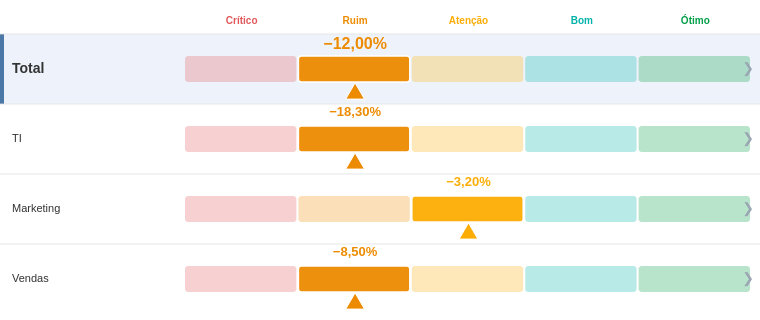

Specify this chart in Vega-Lite:
### Vega specification from a JSON file in a GitHub repository (floating-point values rounded to 4 significant figures)
{"$schema": "https://vega.github.io/schema/vega/v6.json", "description": "PROTÓTIPO (rev: scroll/nulos/nomes/rótulo) — igual ao Deneb, com width/height e dataset fictício embutido. TI tem muitos projetos (testa scroll) e um sem realização (testa nulo cinza). Testar em vega.github.io/editor.", "width": 760, "height": 320, "autosize": {"type": "none", "resize": true, "contains": "padding"}, "padding": {"left": 0, "right": 0, "top": 8, "bottom": 8}, "signals": [{"name": "totalWidth", "update": "width"}, {"name": "containerH", "update": "height"}, {"name": "labelWidth", "value": 185}, {"name": "nameW", "update": "min(240, totalWidth * 0.33)"}, {"name": "barAreaWidth", "update": "totalWidth - labelWidth - 8"}, {"name": "segW", "update": "barAreaWidth / 5"}, {"name": "headerH", "value": 26}, {"name": "rowH", "value": 70}, {"name": "barH", "value": 26}, {"name": "barOffY", "value": 22}, {"name": "topPad", "value": 58}, {"name": "bottomPad", "value": 10}, {"name": "viewportH", "update": "max(60, containerH - topPad - bottomPad)"}, {"name": "nChild", "update": "data('children').length"}, {"name": "projRowH", "update": "nChild > 0 ? clamp(viewportH / nChild, 30, 44) : 42"}, {"name": "barHt", "update": "min(26, projRowH - 14)"}, {"name": "contentH", "update": "nChild * projRowH"}, {"name": "maxScroll", "update": "max(0, contentH - viewportH)"}, {"name": "thumbH", "update": "max(24, viewportH * (viewportH / max(contentH, 1)))"}, {"name": "chartPad", "value": 80}, {"name": "chartLeft", "update": "nameW + chartPad"}, {"name": "chartRight", "update": "totalWidth - 100"}, {"name": "centerX", "update": "(chartLeft + chartRight) / 2"}, {"name": "divMax", "update": "data('childExtent').length ? data('childExtent')[0].maxAbs : 1"}, {"name": "currentNode", "value": null, "on": [{"events": "@areaRow:click", "update": "datum.Nome"}, {"events": "@backBtn:click", "update": "null"}]}, {"name": "scrollY", "value": 0, "on": [{"events": {"signal": "currentNode"}, "update": "0"}, {"events": {"signal": "nChild"}, "update": "0"}, {"events": {"type": "wheel", "consume": true, "filter": ["currentNode !== null"]}, "update": "clamp(scrollY + event.deltaY, 0, maxScroll)"}, {"events": "[@scrollThumb:pointerdown, window:pointerup] > window:pointermove", "update": "clamp(scrollY + event.movementY * (contentH / viewportH), 0, maxScroll)"}]}, {"name": "animMs", "value": 350}, {"name": "animStart", "value": 0, "on": [{"events": {"signal": "currentNode"}, "update": "now()"}]}, {"name": "tRaw", "value": 1, "on": [{"events": {"type": "timer", "throttle": 20}, "update": "animStart > 0 ? min((now() - animStart) / animMs, 1) : 1"}]}, {"name": "tEase", "update": "tRaw * (2 - tRaw)"}], "data": [{"name": "dataset", "values": [{"Nome": "Total", "Pai": null, "Nivel": 1, "Ordem": 0, "Desvio": -12.0, "Nota": 2, "Planejado": 2160, "Realizado": 2420}, {"Nome": "TI", "Pai": "Total", "Nivel": 2, "Ordem": 1, "Desvio": -18.3, "Nota": 2, "Planejado": 1000, "Realizado": 1183}, {"Nome": "Marketing", "Pai": "Total", "Nivel": 2, "Ordem": 2, "Desvio": -3.2, "Nota": 3, "Planejado": 410, "Realizado": 423}, {"Nome": "Vendas", "Pai": "Total", "Nivel": 2, "Ordem": 3, "Desvio": -8.5, "Nota": 2, "Planejado": 750, "Realizado": 814}, {"Nome": "Migração ERP Corporativo Global", "Pai": "TI", "Nivel": 3, "Ordem": 0, "Desvio": -28.0, "Nota": 1, "Planejado": 500, "Realizado": 640}, {"Nome": "Upgrade Wi-Fi", "Pai": "TI", "Nivel": 3, "Ordem": 0, "Desvio": -18.7, "Nota": 2, "Planejado": 80, "Realizado": 95}, {"Nome": "Data Lake", "Pai": "TI", "Nivel": 3, "Ordem": 0, "Desvio": -10.0, "Nota": 2, "Planejado": 300, "Realizado": 330}, {"Nome": "Helpdesk", "Pai": "TI", "Nivel": 3, "Ordem": 0, "Desvio": 18.3, "Nota": 4, "Planejado": 120, "Realizado": 98}, {"Nome": "Portal do Colaborador", "Pai": "TI", "Nivel": 3, "Ordem": 0, "Desvio": null, "Nota": null, "Planejado": 220, "Realizado": null}, {"Nome": "Segurança / SOC", "Pai": "TI", "Nivel": 3, "Ordem": 0, "Desvio": -7.0, "Nota": 3, "Planejado": 160, "Realizado": 171}, {"Nome": "Backup & DR", "Pai": "TI", "Nivel": 3, "Ordem": 0, "Desvio": 4.0, "Nota": 4, "Planejado": 90, "Realizado": 86}, {"Nome": "Licenças SaaS", "Pai": "TI", "Nivel": 3, "Ordem": 0, "Desvio": -12.0, "Nota": 2, "Planejado": 140, "Realizado": 157}, {"Nome": "Mobile App", "Pai": "TI", "Nivel": 3, "Ordem": 0, "Desvio": 9.0, "Nota": 4, "Planejado": 110, "Realizado": 100}, {"Nome": "Observabilidade", "Pai": "TI", "Nivel": 3, "Ordem": 0, "Desvio": -22.0, "Nota": 1, "Planejado": 75, "Realizado": 91}, {"Nome": "Rebranding", "Pai": "Marketing", "Nivel": 3, "Ordem": 0, "Desvio": -16.6, "Nota": 2, "Planejado": 150, "Realizado": 175}, {"Nome": "Campanha Verão", "Pai": "Marketing", "Nivel": 3, "Ordem": 0, "Desvio": 5.0, "Nota": 4, "Planejado": 200, "Realizado": 190}, {"Nome": "SEO", "Pai": "Marketing", "Nivel": 3, "Ordem": 0, "Desvio": 3.3, "Nota": 4, "Planejado": 60, "Realizado": 58}, {"Nome": "Expansão Nordeste", "Pai": "Vendas", "Nivel": 3, "Ordem": 0, "Desvio": -20.0, "Nota": 1, "Planejado": 250, "Realizado": 300}, {"Nome": "CRM Novo", "Pai": "Vendas", "Nivel": 3, "Ordem": 0, "Desvio": -3.75, "Nota": 3, "Planejado": 400, "Realizado": 415}, {"Nome": "Treinamento Equipe", "Pai": "Vendas", "Nivel": 3, "Ordem": 0, "Desvio": 1.0, "Nota": 4, "Planejado": 100, "Realizado": 99}]}, {"name": "regua", "source": "dataset", "transform": [{"type": "filter", "expr": "datum.Nivel <= 2 && currentNode === null"}, {"type": "collect", "sort": {"field": "Ordem"}}, {"type": "formula", "as": "rowY", "expr": "datum.Ordem * rowH + headerH"}]}, {"name": "empresaBand", "source": "regua", "transform": [{"type": "filter", "expr": "datum.Nivel === 1"}]}, {"name": "zonas", "source": "regua", "transform": [{"type": "formula", "as": "zoneArr", "expr": "[1, 2, 3, 4, 5]"}, {"type": "flatten", "fields": ["zoneArr"], "as": ["notaZona"]}]}, {"name": "zoneMeta", "values": [{"n": 1, "label": "Crítico"}, {"n": 2, "label": "Ruim"}, {"n": 3, "label": "Atenção"}, {"n": 4, "label": "Bom"}, {"n": 5, "label": "Ótimo"}], "transform": [{"type": "filter", "expr": "currentNode === null"}]}, {"name": "children", "source": "dataset", "transform": [{"type": "filter", "expr": "currentNode !== null && datum.Pai === currentNode"}, {"type": "formula", "as": "plan", "expr": "isValid(datum.Planejado) ? datum.Planejado : 0"}, {"type": "formula", "as": "real", "expr": "isValid(datum.Realizado) ? datum.Realizado : 0"}, {"type": "formula", "as": "semDado", "expr": "(!isValid(datum.Planejado)) || (!isValid(datum.Realizado))"}, {"type": "formula", "as": "saldo", "expr": "datum.plan - datum.real"}, {"type": "formula", "as": "absSaldo", "expr": "abs(datum.saldo)"}, {"type": "collect", "sort": {"field": "absSaldo", "order": "descending"}}, {"type": "window", "ops": ["row_number"], "as": ["idx"]}]}, {"name": "childExtent", "source": "children", "transform": [{"type": "aggregate", "fields": ["absSaldo"], "ops": ["max"], "as": ["maxAbs"]}]}, {"name": "navState", "values": [{}], "transform": [{"type": "filter", "expr": "currentNode !== null"}]}], "scales": [{"name": "colorScale", "type": "ordinal", "domain": [1, 2, 3, 4, 5], "range": ["#e15759", "#ED8B00", "#fcad04", "#00b2a9", "#009e47"]}, {"name": "xDiv", "type": "linear", "zero": false, "clamp": true, "domain": [{"signal": "-divMax"}, {"signal": "divMax"}], "range": [{"signal": "chartLeft"}, {"signal": "chartRight"}]}], "marks": [{"type": "rect", "from": {"data": "empresaBand"}, "encode": {"update": {"x": {"value": 0}, "width": {"signal": "totalWidth"}, "y": {"signal": "datum.rowY"}, "height": {"signal": "rowH"}, "fill": {"value": "#eef3fb"}, "opacity": {"signal": "tEase"}}}}, {"type": "rect", "from": {"data": "empresaBand"}, "encode": {"update": {"x": {"value": 0}, "width": {"value": 4}, "y": {"signal": "datum.rowY"}, "height": {"signal": "rowH"}, "fill": {"value": "#4c78a8"}, "opacity": {"signal": "tEase"}}}}, {"type": "text", "from": {"data": "zoneMeta"}, "encode": {"enter": {"align": {"value": "center"}, "baseline": {"value": "middle"}, "fontSize": {"value": 10}, "fontWeight": {"value": "bold"}}, "update": {"x": {"signal": "labelWidth + (datum.n - 0.5) * segW"}, "y": {"signal": "headerH / 2"}, "text": {"field": "label"}, "fill": {"signal": "scale('colorScale', datum.n)"}, "limit": {"signal": "segW - 4"}, "opacity": {"signal": "tEase"}}}}, {"type": "rule", "from": {"data": "regua"}, "encode": {"enter": {"stroke": {"value": "#e0e0e0"}, "strokeWidth": {"value": 1}}, "update": {"x": {"value": 0}, "x2": {"signal": "totalWidth"}, "y": {"field": "rowY"}, "opacity": {"signal": "0.8 * tEase"}}}}, {"type": "rect", "from": {"data": "zonas"}, "encode": {"enter": {"strokeWidth": {"value": 1.5}, "cornerRadius": {"value": 3}}, "update": {"x": {"signal": "labelWidth + (datum.notaZona - 1) * segW"}, "width": {"signal": "segW - 2"}, "y": {"signal": "datum.rowY + barOffY"}, "height": {"signal": "barH"}, "fill": {"signal": "scale('colorScale', datum.notaZona)"}, "fillOpacity": {"signal": "!isValid(datum.Nota) ? 0.55 : (datum.notaZona === datum.Nota ? 0.95 : 0.28)"}, "stroke": {"signal": "datum.notaZona === datum.Nota ? '#ffffff' : null"}, "opacity": {"signal": "tEase"}}}}, {"type": "text", "from": {"data": "regua"}, "encode": {"enter": {"align": {"value": "left"}, "baseline": {"value": "middle"}, "fill": {"value": "#333333"}}, "update": {"x": {"value": 12}, "y": {"signal": "datum.rowY + barOffY + barH / 2"}, "text": {"field": "Nome"}, "fontSize": {"signal": "datum.Nivel === 1 ? 14 : 11"}, "fontWeight": {"signal": "datum.Nivel === 1 ? 'bold' : 'normal'"}, "limit": {"signal": "labelWidth - 20"}, "opacity": {"signal": "tEase"}}}}, {"type": "text", "from": {"data": "regua"}, "encode": {"enter": {"align": {"value": "center"}, "baseline": {"value": "top"}, "fontWeight": {"value": "bold"}}, "update": {"x": {"signal": "isValid(datum.Nota) ? labelWidth + (datum.Nota - 0.5) * segW : labelWidth + barAreaWidth / 2"}, "y": {"signal": "datum.rowY + 2"}, "text": {"signal": "isValid(datum.Desvio) ? replace(format(datum.Desvio, '.2f'), '.', ',') + '%' : '--'"}, "fontSize": {"signal": "datum.Nivel === 1 ? 16 : 13"}, "fill": {"signal": "isValid(datum.Nota) ? scale('colorScale', datum.Nota) : '#aaaaaa'"}, "opacity": {"signal": "tEase"}}}}, {"type": "symbol", "from": {"data": "regua"}, "encode": {"enter": {"shape": {"value": "triangle-up"}, "stroke": {"value": "white"}, "strokeWidth": {"value": 1}}, "update": {"x": {"signal": "isValid(datum.Nota) ? labelWidth + (datum.Nota - 0.5) * segW : -999"}, "y": {"signal": "datum.rowY + barOffY + barH + 9"}, "size": {"signal": "min(segW * 14, 350)"}, "fill": {"signal": "isValid(datum.Nota) ? scale('colorScale', datum.Nota) : 'transparent'"}, "opacity": {"signal": "(isValid(datum.Nota) ? 1 : 0) * tEase"}}}}, {"type": "text", "from": {"data": "regua"}, "encode": {"enter": {"align": {"value": "center"}, "baseline": {"value": "middle"}, "fontSize": {"value": 14}, "fill": {"value": "#9aa6b2"}}, "update": {"x": {"signal": "totalWidth - 12"}, "y": {"signal": "datum.rowY + barOffY + barH / 2"}, "text": {"value": "❯"}, "opacity": {"signal": "tEase"}}}}, {"type": "rect", "name": "areaRow", "from": {"data": "regua"}, "encode": {"enter": {"cursor": {"value": "pointer"}, "fill": {"value": "#4c78a8"}}, "update": {"x": {"value": 0}, "width": {"signal": "totalWidth"}, "y": {"signal": "datum.rowY"}, "height": {"signal": "rowH"}, "fillOpacity": {"value": 0}, "tooltip": {"signal": "{'Nó': datum.Nome, 'Desvio': isValid(datum.Desvio) ? replace(format(datum.Desvio, '.2f'), '.', ',') + '%' : '--', 'Nota': isValid(datum.Nota) ? datum.Nota : '--', 'Planejado': 'R$ ' + replace(format(datum.Planejado, ',.0f'), /,/g, '.') + ' mil', 'Realizado': 'R$ ' + replace(format(datum.Realizado, ',.0f'), /,/g, '.') + ' mil'}"}}, "hover": {"fillOpacity": {"value": 0.1}}}}, {"type": "rule", "from": {"data": "navState"}, "encode": {"update": {"x": {"signal": "centerX"}, "y": {"signal": "topPad"}, "y2": {"signal": "topPad + min(contentH, viewportH)"}, "stroke": {"value": "#9aa6b2"}, "strokeWidth": {"value": 1.5}, "opacity": {"signal": "tEase"}}}}, {"type": "text", "from": {"data": "navState"}, "encode": {"enter": {"align": {"value": "right"}, "baseline": {"value": "bottom"}, "fontSize": {"value": 10}, "fill": {"value": "#c0504d"}}, "update": {"x": {"signal": "centerX - 8"}, "y": {"signal": "topPad - 8"}, "text": {"value": "◄ Estouro (gastou mais)"}, "opacity": {"signal": "tEase"}}}}, {"type": "text", "from": {"data": "navState"}, "encode": {"enter": {"align": {"value": "left"}, "baseline": {"value": "bottom"}, "fontSize": {"value": 10}, "fill": {"value": "#4e9a51"}}, "update": {"x": {"signal": "centerX + 8"}, "y": {"signal": "topPad - 8"}, "text": {"value": "Economia (gastou menos) ►"}, "opacity": {"signal": "tEase"}}}}, {"type": "group", "name": "drillScroll", "clip": true, "encode": {"update": {"x": {"value": 0}, "y": {"signal": "topPad"}, "width": {"signal": "totalWidth"}, "height": {"signal": "viewportH"}}}, "marks": [{"type": "rect", "from": {"data": "children"}, "encode": {"enter": {"cornerRadius": {"value": 3}}, "update": {"x": {"signal": "centerX + (scale('xDiv', min(datum.saldo, 0)) - centerX) * tEase"}, "x2": {"signal": "centerX + (scale('xDiv', max(datum.saldo, 0)) - centerX) * tEase"}, "y": {"signal": "(datum.idx - 1) * projRowH - scrollY + (projRowH - barHt) / 2"}, "height": {"signal": "barHt"}, "fill": {"signal": "datum.semDado ? '#c7ccd1' : scale('colorScale', datum.Nota)"}, "opacity": {"signal": "tEase"}, "tooltip": {"signal": "{'Item': datum.Nome, 'Planejado': isValid(datum.Planejado) ? 'R$ ' + replace(format(datum.Planejado, ',.0f'), /,/g, '.') + ' mil' : '—', 'Realizado': isValid(datum.Realizado) ? 'R$ ' + replace(format(datum.Realizado, ',.0f'), /,/g, '.') + ' mil' : '— (sem realização)', 'Saldo': (datum.saldo < 0 ? '−' : '+') + 'R$ ' + replace(format(datum.absSaldo, ',.0f'), /,/g, '.') + ' mil', 'Desvio': isValid(datum.Desvio) ? replace(format(datum.Desvio, '.1f'), '.', ',') + '%' : '—'}"}}}}, {"type": "text", "from": {"data": "children"}, "encode": {"enter": {"align": {"value": "left"}, "baseline": {"value": "middle"}, "fill": {"value": "#333333"}, "fontSize": {"value": 11}}, "update": {"x": {"value": 6}, "y": {"signal": "(datum.idx - 1) * projRowH - scrollY + projRowH / 2"}, "text": {"field": "Nome"}, "limit": {"signal": "nameW - 12"}, "opacity": {"signal": "tEase"}}}}, {"type": "text", "from": {"data": "children"}, "encode": {"enter": {"baseline": {"value": "middle"}, "fontSize": {"value": 11}, "fontWeight": {"value": "bold"}}, "update": {"x": {"signal": "(centerX + (scale('xDiv', datum.saldo) - centerX) * tEase) + ((datum.saldo < 0 ? ((scale('xDiv', datum.saldo) - nameW) < 84) : ((totalWidth - scale('xDiv', datum.saldo)) < 84)) ? (datum.saldo < 0 ? 5 : -5) : (datum.saldo < 0 ? -5 : 5))"}, "y": {"signal": "(datum.idx - 1) * projRowH - scrollY + projRowH / 2"}, "align": {"signal": "(datum.saldo < 0 ? ((scale('xDiv', datum.saldo) - nameW) < 84) : ((totalWidth - scale('xDiv', datum.saldo)) < 84)) ? (datum.saldo < 0 ? 'left' : 'right') : (datum.saldo < 0 ? 'right' : 'left')"}, "text": {"signal": "(datum.semDado ? '' : (datum.saldo < 0 ? '−' : '+')) + 'R$ ' + replace(format(datum.absSaldo, ',.0f'), /,/g, '.') + ' mil'"}, "fill": {"signal": "(datum.saldo < 0 ? ((scale('xDiv', datum.saldo) - nameW) < 84) : ((totalWidth - scale('xDiv', datum.saldo)) < 84)) ? '#ffffff' : (datum.semDado ? '#7a7f85' : scale('colorScale', datum.Nota))"}, "opacity": {"signal": "tEase"}}}}]}, {"type": "rect", "from": {"data": "navState"}, "encode": {"update": {"x": {"signal": "totalWidth - 6"}, "width": {"value": 4}, "y": {"signal": "topPad"}, "height": {"signal": "viewportH"}, "fill": {"value": "#ececec"}, "cornerRadius": {"value": 2}, "opacity": {"signal": "maxScroll > 0 ? tEase : 0"}}}}, {"type": "rect", "name": "scrollThumb", "from": {"data": "navState"}, "encode": {"enter": {"cursor": {"value": "pointer"}}, "update": {"x": {"signal": "totalWidth - 6"}, "width": {"value": 4}, "height": {"signal": "thumbH"}, "y": {"signal": "topPad + (maxScroll > 0 ? (viewportH - thumbH) * (scrollY / maxScroll) : 0)"}, "fill": {"value": "#b0b0b0"}, "cornerRadius": {"value": 2}, "opacity": {"signal": "maxScroll > 0 ? tEase : 0"}}}}, {"type": "group", "name": "backBtn", "from": {"data": "navState"}, "encode": {"enter": {"cursor": {"value": "pointer"}}, "update": {"x": {"value": 0}, "y": {"value": 6}, "width": {"value": 96}, "height": {"value": 26}, "fill": {"value": "#f0f0f0"}, "stroke": {"value": "#cccccc"}, "cornerRadius": {"value": 4}, "opacity": {"signal": "tEase"}}}, "marks": [{"type": "text", "interactive": false, "encode": {"enter": {"align": {"value": "center"}, "baseline": {"value": "middle"}, "fill": {"value": "#444444"}, "fontSize": {"value": 11}, "fontWeight": {"value": "bold"}}, "update": {"x": {"value": 48}, "y": {"value": 13}, "text": {"value": "← Voltar"}}}}]}, {"type": "text", "from": {"data": "navState"}, "encode": {"enter": {"align": {"value": "left"}, "baseline": {"value": "middle"}, "fill": {"value": "#333333"}, "fontSize": {"value": 13}, "fontWeight": {"value": "bold"}}, "update": {"x": {"value": 108}, "y": {"value": 15}, "text": {"signal": "'Ofensores · ' + currentNode"}, "opacity": {"signal": "tEase"}}}}, {"type": "text", "from": {"data": "navState"}, "encode": {"enter": {"align": {"value": "left"}, "baseline": {"value": "middle"}, "fill": {"value": "#9aa6b2"}, "fontSize": {"value": 10}}, "update": {"x": {"value": 108}, "y": {"value": 31}, "text": {"value": "Valores em R$ mil"}, "opacity": {"signal": "tEase"}}}}]}
